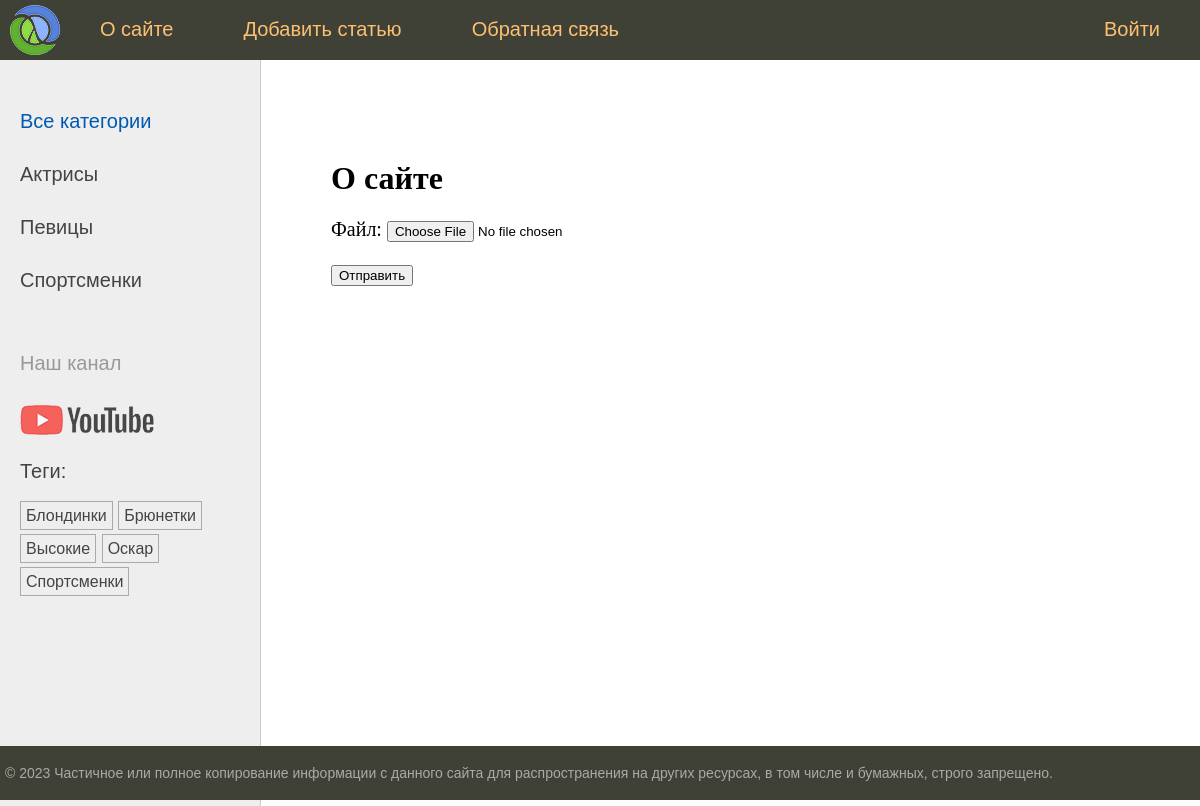
The page /about/ on the database its author committed.
### women/models.py (models this page shows, shortened)
class Category(models.Model):
    title = models.CharField('Категория', max_length=255, db_index=True)
    slug = models.SlugField('Ссылка', max_length=255, unique=True, db_index=True)
    class Meta:
        verbose_name = 'Категория'
        verbose_name_plural = 'Категории'
        ordering = ('title',)
    def get_absolute_url(self):
        return reverse('category', kwargs={'category_slug': self.slug})

class TagPost(models.Model):
    tag = models.CharField(max_length=100, verbose_name='Тег', db_index=True)
    slug = models.SlugField(max_length=100, unique=True, db_index=True)
    class Meta:
        verbose_name = 'Тег'
        verbose_name_plural = 'Теги'
    def get_absolute_url(self):
        return reverse('tag', kwargs={'tag_slug': self.slug})

### women/views.py (the view)
# urls.py: path('about/', about, name='about'),
def about(request):
    if request.method == 'POST':
        form = UploadFileForm(request.POST, request.FILES)
        if form.is_valid():
            fp = UploadFiles(file=request.FILES['file'])
            fp.save()
    else:
        form = UploadFileForm()
    data = {
        'title': 'О сайте',
        'menu': menu,
        'form': form,
    }
    return render(request, 'women/about.html', context=data)

### women/forms.py
class UploadFileForm(forms.Form):
    file = forms.FileField(label='Файл')

### women/templatetags/women_tags.py (called while the page is built)
@register.inclusion_tag('women/list_categories.html')
def show_categories(category_selected=0):
    categories = Category.objects.annotate(total=Count('posts')).filter(total__gt=0)
    return {'categories': categories, 'category_selected': category_selected}

@register.inclusion_tag('women/list_tags.html')
def show_all_tags():
    return {'tags': TagPost.objects.annotate(total=Count('tags')).filter(total__gt=0)}

### women/templates/women/about.html (shortened to what this page needs)
{% extends 'base.html' %}
{% block content %}
    <h1>{{ title }}</h1>
    <form action="" method="post" enctype="multipart/form-data">
        {{ form.as_p }}
        <p><button type="submit">Отправить</button> </p>
    </form>
{% endblock %}

### women/templates/women/list_categories.html
{% for category in categories %}
    {% if category.id == category_selected %}
        <li class="selected">
           {{ category.title }}
        </li>
    {% else %}
        <li>
            <a href="{{ category.get_absolute_url }}">{{ category.title }}</a>
        </li>
    {% endif %}
{% endfor %}

### women/templates/women/list_tags.html
{% if tags %}
    <p>Теги:</p>
    <ul class="tags-list">
        {% for tag in tags %}
            <li>
                <a href="{{ tag.get_absolute_url }}">{{ tag.tag }}</a>
            </li>
        {% endfor %}
    </ul>
{% endif %}

### rows shown on the page
Category: title "Актрисы"
Category: title "Певицы"
Category: title "Спортсменки"
TagPost: tag "Блондинки"
TagPost: tag "Брюнетки"
TagPost: tag "Высокие"
TagPost: tag "Оскар"
TagPost: tag "Спортсменки"

### other values the page prints
{{ m.title }} "О сайте" "Добавить статью" "Обратная связь" "Войти"
{{ title }} "О сайте"
